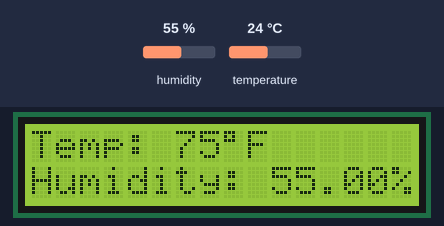
Bench run of a sketch on a simulated Arduino Uno, built with avr-gcc and run on an emulated ATmega328P. Parts: 16×2 character LCD. The test bench sets the inputs (shaded band); at power-on: humidity 55 %, temperature 24 °C. What the sketch prints to the serial monitor is not drawn.

Above: at 1.2 s.
1.3 s: humidity set to 22 %
At 2.8 s:
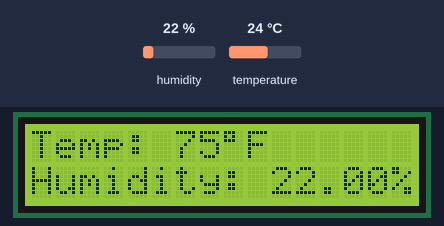
4.0 s: temperature set to 12 °C
At 5.4 s:
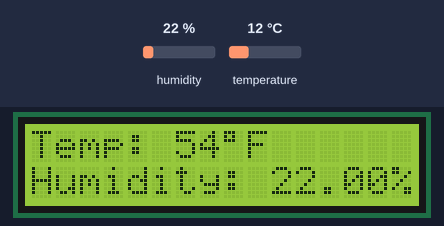
6.7 s: humidity set to 40 %
At 9.3 s:
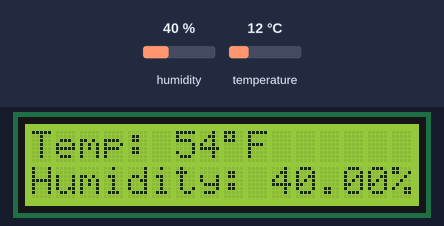
9.7 s: temperature set to 19 °C
At 10.7 s:
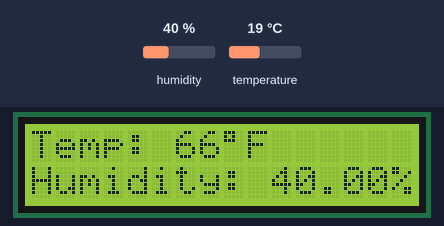
Timing chart, 0 to 12.7 s (numbered marks = the images above; inputs shaded):
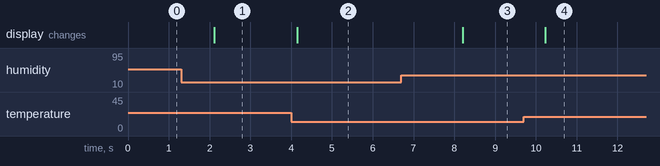

The sketch:

dht-11-lcd-serial-plotter.ino
```cpp
#include <dht.h>
#include <LiquidCrystal.h>

LiquidCrystal lcd(12, 11, 5, 4, 3, 2);

dht DHT;

#define DHT11_PIN 7

void setup(){
  lcd.begin(16, 2);
  Serial.begin(9600);
}


void loop(){
  int chk = DHT.read11(DHT11_PIN);
  int tF = (int)round(1.8*(DHT.temperature)+32);
  lcd.setCursor(0,0);
  lcd.print("Temp: ");
  lcd.print(tF);
  lcd.print((char)223);
  lcd.print("F");
  lcd.setCursor(0,1);
  lcd.print("Humidity: ");
  lcd.print(DHT.humidity);
  lcd.print("%");

  Serial.print("Temperature = ");
  Serial.print(tF);
  Serial.println(" F");
  Serial.println("Humidity = ");
  Serial.println(DHT.humidity);


  delay(2000);
}
```

Measured:
- after the input at 1.3 s, the display: changes after 0.82 s (image 1)
- after the input at 4.0 s, the display: changes after 0.15 s (image 2)
- after the input at 6.7 s, the display: changes after 1.5 s (image 3)
- after the input at 9.7 s, the display: changes after 0.53 s (image 4)
